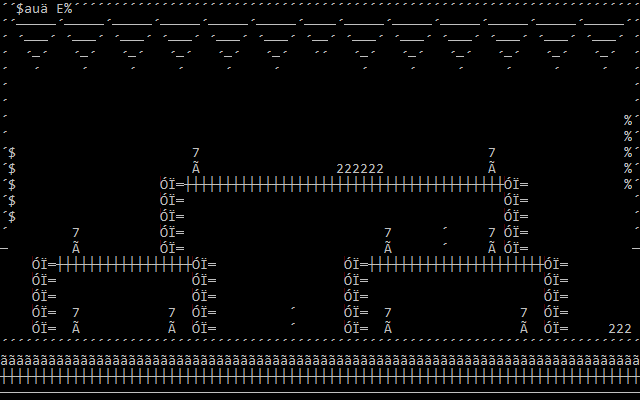

This is a level from a 2D game, rendered from its Tiled map with the project's own tilesets. A one-line summary and the map file follow, with tile-layer data summarised:
An orthogonal 80x25 tile map with 8x16 px tiles, 1 tile layer (Calque de Tile 1) and 28 objects (7x Dark_Red, 6x Dark_Cyan, 5x Dark_Gray, 3x Wall, 3x Dark_Yellow, ...).

<map version="1.0" orientation="orthogonal" renderorder="right-down" width="80" height="25" tilewidth="8" tileheight="16" nextobjectid="99">
 <tileset firstgid="1" name="Texture" tilewidth="8" tileheight="16" tilecount="280" columns="10">
  <image source="../Tools/Texture.png" width="80" height="448" />
  <tile id="3">
   <objectgroup color="#000000" draworder="index" />
  </tile>
 </tileset>
 <layer name="Calque de Tile 1" width="80" height="25">
  <data>[2000 cells, 843 non-empty, 17 distinct tile ids]</data>
 </layer>
 <objectgroup name="Calque d'objets 1">
  <object id="28" name="Wall" type="Dark_Gray" x="0" y="336" width="640" height="64">
   <properties>
    <property name="Block" type="bool" value="true" />
    <property name="background" type="bool" value="true" />
   </properties>
  </object>
  <object id="29" name="Wall" type="Dark_Red" x="0" y="0" width="640" height="16">
   <properties>
    <property name="Block" type="bool" value="true" />
   </properties>
  </object>
  <object id="30" name="Wall" type="Dark_Gray" x="0" y="16" width="8" height="224">
   <properties>
    <property name="Block" type="bool" value="true" />
   </properties>
  </object>
  <object id="31" name="Wall" type="Dark_Gray" x="632" y="16" width="8" height="224">
   <properties>
    <property name="Block" type="bool" value="true" />
   </properties>
  </object>
  <object id="33" name="Wall" x="368" y="256" width="176" height="16">
   <properties>
    <property name="Block" type="bool" value="true" />
   </properties>
  </object>
  <object id="34" name="Wall" x="56" y="256" width="136" height="16">
   <properties>
    <property name="Block" type="bool" value="true" />
   </properties>
  </object>
  <object id="35" name="Wall" x="184" y="176" width="320" height="16">
   <properties>
    <property name="Block" type="bool" value="true" />
   </properties>
  </object>
  <object id="39" name="Spikes" type="Dark_Red" x="8" y="144" width="8" height="80" />
  <object id="40" name="Spikes" type="Dark_Red" x="624" y="112" width="8" height="80" />
  <object id="42" name="Spikes" type="Dark_Red" x="336" y="160" width="48" height="16" />
  <object id="43" name="Spikes" type="Dark_Red" x="608" y="320" width="24" height="16" />
  <object id="44" name="Ladder" type="Dark_Cyan" x="192" y="256" width="24" height="80" />
  <object id="49" name="Ladder" type="Dark_Cyan" x="344" y="256" width="24" height="80">
   <properties>
    <property name="background-blue" type="bool" value="false" />
   </properties>
  </object>
  <object id="50" name="Ladder" type="Dark_Cyan" x="544" y="256" width="24" height="80" />
  <object id="51" name="Ladder" type="Dark_Cyan" x="504" y="176" width="24" height="80" />
  <object id="52" name="Ladder" type="Dark_Cyan" x="160" y="176" width="24" height="80" />
  <object id="53" name="Ladder" type="Dark_Cyan" x="32" y="256" width="24" height="80" />
  <object id="97" name="Wall" type="Dark_Gray" x="288" y="304" width="8" height="32">
   <properties>
    <property name="Block" type="bool" value="true" />
   </properties>
  </object>
  <object id="98" name="Wall" type="Dark_Gray" x="440" y="224" width="8" height="32">
   <properties>
    <property name="Block" type="bool" value="true" />
   </properties>
  </object>
 </objectgroup>
 <objectgroup name="Calque d'objets 2">
  <object id="54" name="Red" type="Dark_Yellow" x="184" y="176" width="320" height="16">
   <properties>
    <property name="background-green" type="bool" value="true" />
    <property name="background-intense" type="bool" value="true" />
    <property name="background-red" type="bool" value="true" />
   </properties>
  </object>
  <object id="57" name="Red" type="Red" x="0" y="336" width="640" height="64">
   <properties>
    <property name="background-red" type="bool" value="false" />
   </properties>
  </object>
  <object id="61" name="Blue" type="Dark_Yellow" x="56" y="256" width="136" height="16">
   <properties>
    <property name="background-green" type="bool" value="true" />
    <property name="background-intense" type="bool" value="true" />
    <property name="background-red" type="bool" value="true" />
   </properties>
  </object>
  <object id="63" name="White" type="Dark_Yellow" x="368" y="256" width="176" height="16">
   <properties>
    <property name="background-green" type="bool" value="true" />
    <property name="background-intense" type="bool" value="true" />
    <property name="background-red" type="bool" value="true" />
    <property name="red" type="bool" value="true" />
   </properties>
  </object>
  <object id="71" name="Red" type="Red" x="8" y="16" width="624" height="64">
   <properties>
    <property name="background-red" type="bool" value="true" />
    <property name="filter" value="195,238" />
   </properties>
  </object>
  <object id="72" name="Yellow" type="Yellow" x="8" y="80" width="624" height="16">
   <properties>
    <property name="background-blue" type="bool" value="false" />
    <property name="background-green" type="bool" value="false" />
    <property name="background-red" type="bool" value="false" />
    <property name="filter" value="273" />
   </properties>
  </object>
  <object id="87" name="Red" type="Dark_Red" x="0" y="16" width="8" height="16">
   <properties>
    <property name="intense" type="bool" value="false" />
   </properties>
  </object>
  <object id="89" name="Red" type="Dark_Red" x="632" y="16" width="8" height="16">
   <properties>
    <property name="intense" type="bool" value="false" />
   </properties>
  </object>
  <object id="84" name="Torches" type="Red" x="72" y="144" width="456" height="176">
   <properties>
    <property name="background-green" type="bool" value="false" />
    <property name="background-intense" type="bool" value="true" />
    <property name="background-red" type="bool" value="true" />
    <property name="filter" value="54" />
    <property name="green" type="bool" value="true" />
   </properties>
  </object>
 </objectgroup>
</map>